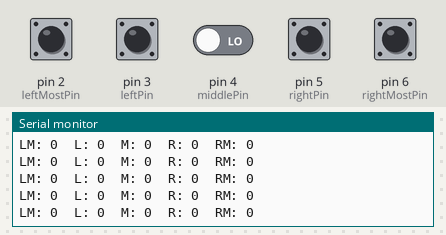
This sketch was run on a simulated Arduino Uno, built with avr-gcc and run on an emulated ATmega328P. Shown: the last lines printed to the serial monitor. The test bench sets the inputs (shaded band); at power-on: pin 2 (leftMostPin), pin 3 (leftPin), pin 4 (middlePin), pin 5 (rightPin), pin 6 (rightMostPin) LOW.

Above: at 1.2 s.
1.3 s: pin 2 (leftMostPin) pulled HIGH for 0.15 s
4.4 s: pin 3 (leftPin) pulled HIGH for 0.15 s
7.5 s: pin 4 (middlePin) driven HIGH
At 8.0 s:
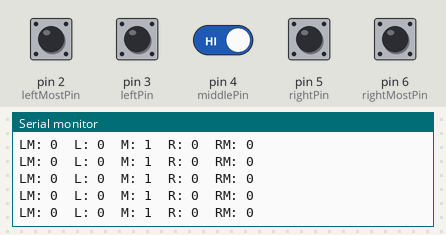
10.5 s: pin 5 (rightPin) pulled HIGH for 0.15 s
13.6 s: pin 6 (rightMostPin) pulled HIGH for 0.15 s
16.7 s: pin 2 (leftMostPin) pulled HIGH for 1 s
At 17.6 s:
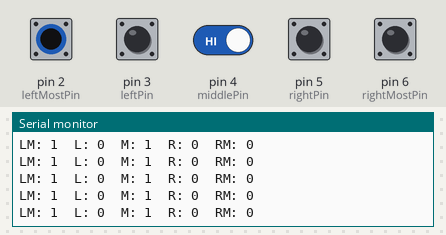

The sketch:

TCRT5000_5Sensor_Array.ino
```cpp
#define leftMostPin 2
#define leftPin 3
#define middlePin 4
#define rightPin 5
#define rightMostPin 6

void setup()
{
  Serial.begin(9600);
  pinMode(leftMostPin, INPUT);
  pinMode(leftPin, INPUT);
  pinMode(middlePin, INPUT);
  pinMode(rightPin, INPUT);
  pinMode(rightMostPin, INPUT);

}

void loop()
{
  boolean leftMostVal = digitalRead(leftMostPin); // read the value of tcrt5000
  boolean leftVal = digitalRead(leftPin);
  boolean middleVal = digitalRead(middlePin);
  boolean rightVal = digitalRead(rightPin);
  boolean rightMostVal = digitalRead(rightMostPin);
  Serial.print("LM: ");
  Serial.print(leftMostVal);
  Serial.print("\tL: ");
  Serial.print(leftVal);
  Serial.print("\tM: ");
  Serial.print(middleVal);
  Serial.print("\tR: ");
  Serial.print(rightVal);
  Serial.print("\tRM: ");
  Serial.print(rightMostVal);
  Serial.println("\n");
}
```

Measured:
- after the input at 7.5 s, the serial monitor: prints a new line after 0.07 s (image 1)
- after the input at 16.7 s, the serial monitor: prints a new line after 0.07 s (image 2)
